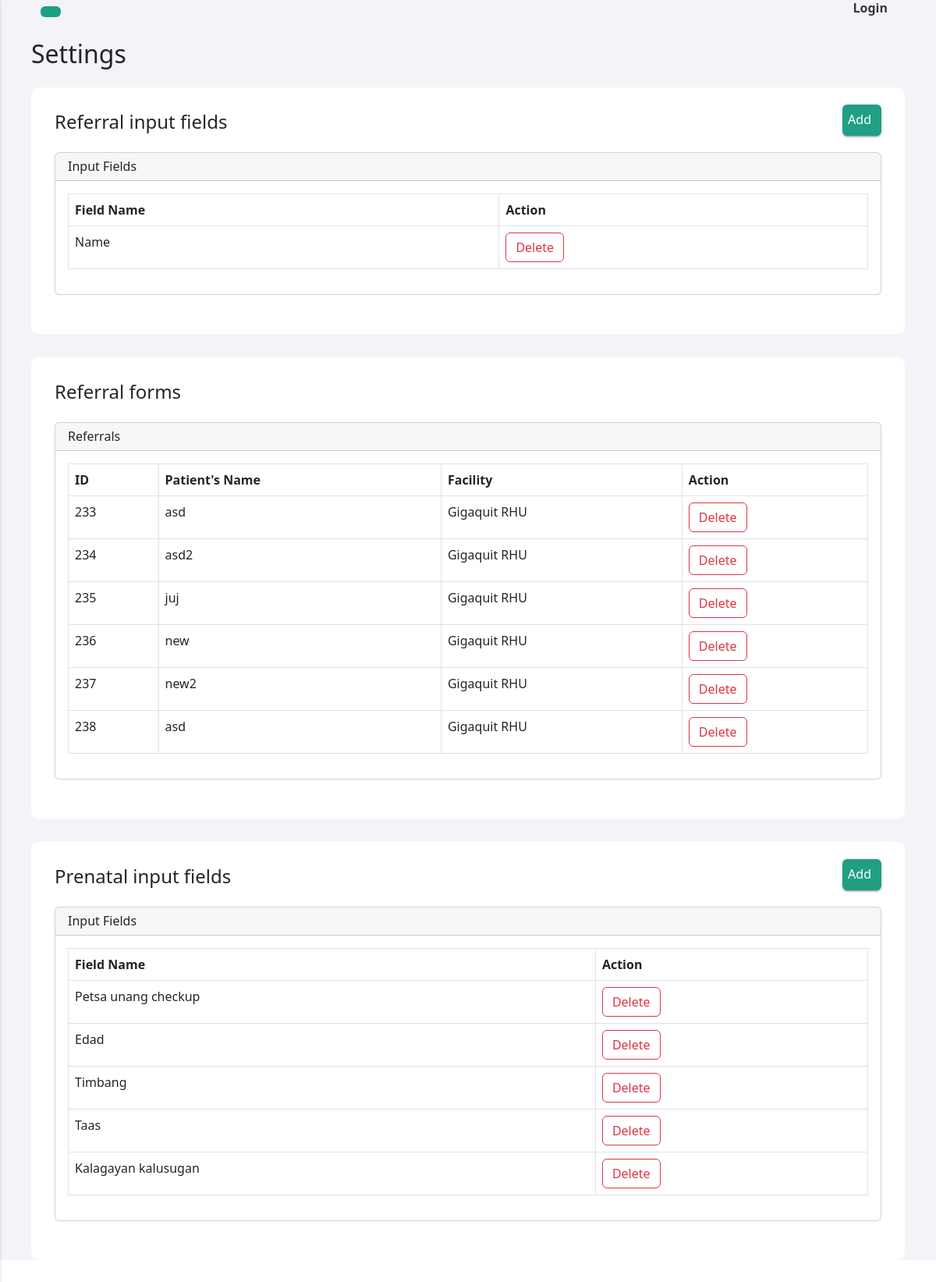
Screenshot of /settings.php (signed in) with the database file from the repository.
### tables this page shows
CREATE TABLE `referral_format` (
  `id` int(11) NOT NULL,
  `field_name` varchar(255) NOT NULL
);

CREATE TABLE `referral_forms` (
  `id` int(11) NOT NULL,
  `Name` varchar(255) DEFAULT NULL
);

CREATE TABLE `facilities` (
  `fclt_id` int(11) NOT NULL,
  `fclt_name` varchar(255) NOT NULL,
  `fclt_password` varchar(255) NOT NULL,
  `fclt_ref_id` varchar(255) NOT NULL,
  `fclt_type` varchar(255) NOT NULL,
  `fclt_address` varchar(255) NOT NULL,
  `img_url` text NOT NULL
);

### includes/referral_functions.inc.php (called while the page is built, shortened)
<?php
include 'dbh.inc.php';
function referral_format() {
    global $conn;
    $sql = "SELECT * FROM referral_format";
    $result = mysqli_query($conn, $sql);
    if ($result) {
        $referrals = mysqli_fetch_all($result, MYSQLI_ASSOC);
        return $referrals;
    } else {
        echo "Error executing query: " . mysqli_error($conn);
    }
    return array();
}
function referrals() {
    global $conn;
    $sql = "SELECT referral_forms.*, facilities.fclt_name FROM referral_forms
    INNER JOIN referral_records ON referral_forms.id = referral_records.rfrrl_id
    INNER JOIN facilities ON referral_records.fclt_id = facilities.fclt_id";
    $result = mysqli_query($conn, $sql);
    if ($result) {
        $referrals = mysqli_fetch_all($result, MYSQLI_ASSOC);
        return $referrals;
    } else {
        echo "Error executing query: " . mysqli_error($conn);
    }
    return array();
}

### includes/prenatal_functions.inc.php (called while the page is built, shortened)
<?php
include 'db_conn.php';
function prenatal_format() {
    global $conn;
    $sql = "SHOW COLUMNS FROM patients_details";
    $result = mysqli_query($conn, $sql);
    if ($result) {
        $referrals = mysqli_fetch_all($result, MYSQLI_ASSOC);
        return $referrals;
    } else {
        echo "Error executing query: " . mysqli_error($conn);
    }
    return array();
}

### settings.php (the view, shortened to what this page needs)
<?php
include_once 'header.php';
include_once 'includes/referral_functions.inc.php';
include_once 'includes/prenatal_functions.inc.php';
$referral_format = referral_format();
$referrals = referrals();
$prenatal_format = prenatal_format();
?>
<h2 class="left-heading mb-4">Settings</h2>
<div class="feed">
<div class="head">
<h4 class="left-heading mb-4">Referral input fields</h4>
<button type="button" class="right-button btn " data-bs-toggle="modal" data-bs-target="#staticBackdrop"><i class="fi fi-br-plus"></i> Add</button>
</div>
  <div class="card">
  <h6 class="card-header">Input Fields</h6>
  <div class="card-body">
  <table id="fieldTable" class="table table-bordered table-hover">
  <thead>
    <tr>
      <th scope="col">Field Name</th>
      <th scope="col">Action</th>
    </tr>
  </thead>
  <tbody>
    <?php
    foreach ($referral_format as $referral) {
      if ($referral['field_name'] !== 'id') {
          $fieldName = str_replace('_', ' ', $referral['field_name']);
          ?>
          <tr>
              <td><?= $fieldName ?></td>
              <td>
                  <button type="button" value="<?= $referral['field_name']; ?>" class="deleteField btn btn-outline-danger">Delete</button>
              </td>
          </tr>
          <?php
      }
    }
    ?>
  </tbody>
</table>
  </div>
</div>
</div>
  <div class="feed">
  <h4 class="left-heading mb-4">Referral forms</h4>
  <div class="card">
  <h6 class="card-header">Referrals</h6>
  <div class="card-body">
  <table id="referralsTable" class="table table-bordered table-hover">
  <thead>
    <tr>
      <th scope="col">ID</th>
      <th scope="col">Patient's Name</th>
      <th scope="col">Facility</th>
      <th scope="col">Action</th>
    </tr>
  </thead>
  <tbody>
        <?php
        foreach ($referrals as $referrals) {
            ?>
            <tr>
            <td><?=$referrals['id']?></td>
            <td><?=$referrals['Name']?></td>
            <td><?=$referrals['fclt_name']?></td>
            <td>
            <button type="button" value="<?=$referrals['id'];?>" class="deleteReferral btn btn-outline-danger">Delete</button>
            </td>
            </tr>
            <?php
        }
        ?>
            </tbody>
</table>
  </div>
</div>
</div>
<div class="feed">
<div class="head">
<h4 class="left-heading mb-4">Prenatal input fields</h4>
<button type="button" class="right-button btn " data-bs-toggle="modal" data-bs-target="#prenatalModalAdd"><i class="fi fi-br-plus"></i> Add</button>
</div>
  <div class="card">
  <h6 class="card-header">Input Fields</h6>
  <div class="card-body">
  <table id="prenatalFieldTable" class="table table-bordered table-hover">
  <thead>
    <tr>
      <th scope="col">Field Name</th>
      <th scope="col">Action</th>
    </tr>
  </thead>
  <tbody>
  <?php
    foreach ($prenatal_format as $referral) {
        if ($referral['Field'] !== 'patients_details_id' && $referral['Field'] !== 'patients_id') {
            $fieldName = str_replace('_', ' ', $referral['Field']);
            $fieldName = ucfirst($fieldName);
            ?>
            <tr>
                <td><?= $fieldName ?></td>
                <td>
                    <button type="button" value="<?= $referral['Field']; ?>" class="deletePrenatalField btn btn-outline-danger">Delete</button>
                </td>
            </tr>
            <?php
        }
    }
    ?>
  </tbody>
</table>
  </div>
</div>
</div>
    <?php
require 'footer.php';
?>

### css/style.css (style rules this page uses)
body { margin: 0; font-family: -apple-system, BlinkMacSystemFont, "Segoe UI", Roboto, "Helvetica Neue", Arial, "Noto Sans", sans-serif, "Apple Color Emoji", "Segoe UI Emoji", "Segoe UI Symbol", "Noto Color Emoji"; font-size: 1rem; font-weight: 400; line-height: 1.5; color: #212529; text-align: left; background-color: #fff; }
.head { display: flex; justify-content: space-between; align-items: center; }
.feed { background-color: #ffffff; padding: 30px; border-radius: 10px; margin-bottom: 30px; }
.head .btn { margin-top: -30px; background-color: #209f85; color: #fff; text-decoration: none; box-shadow: rgba(0, 0, 0, 0.2) 0 3px 1px -2px, rgba(0, 0, 0, 0.14) 0 2px 2px 0, rgba(0, 0, 0, 0.12) 0 1px 5px 0; }
.card { margin-bottom: 20px; }

### rows the page displays
referral_format: field_name "Name"
referral_forms: id "233", Name "asd", facilities.fclt_name "Gigaquit RHU"
referral_forms: id "234", Name "asd2", facilities.fclt_name "Gigaquit RHU"
referral_forms: id "235", Name "juj", facilities.fclt_name "Gigaquit RHU"
referral_forms: id "236", Name "new", facilities.fclt_name "Gigaquit RHU"
referral_forms: id "237", Name "new2", facilities.fclt_name "Gigaquit RHU"
referral_forms: id "238", Name "asd", facilities.fclt_name "Gigaquit RHU"

### other values shown
$fieldName "Petsa unang checkup"
$fieldName "Edad"
$fieldName "Timbang"
$fieldName "Taas"
$fieldName "Kalagayan kalusugan"
